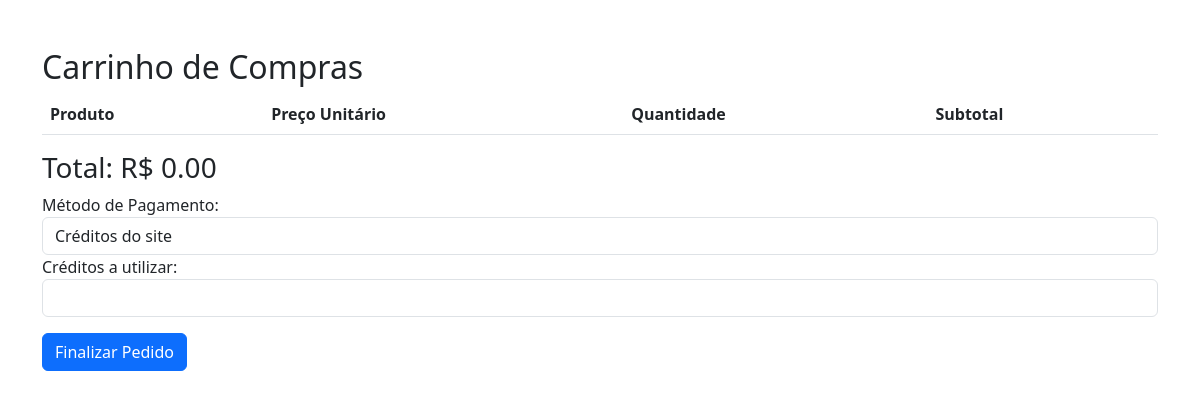
The app's page /carrinho (signed in), older data.
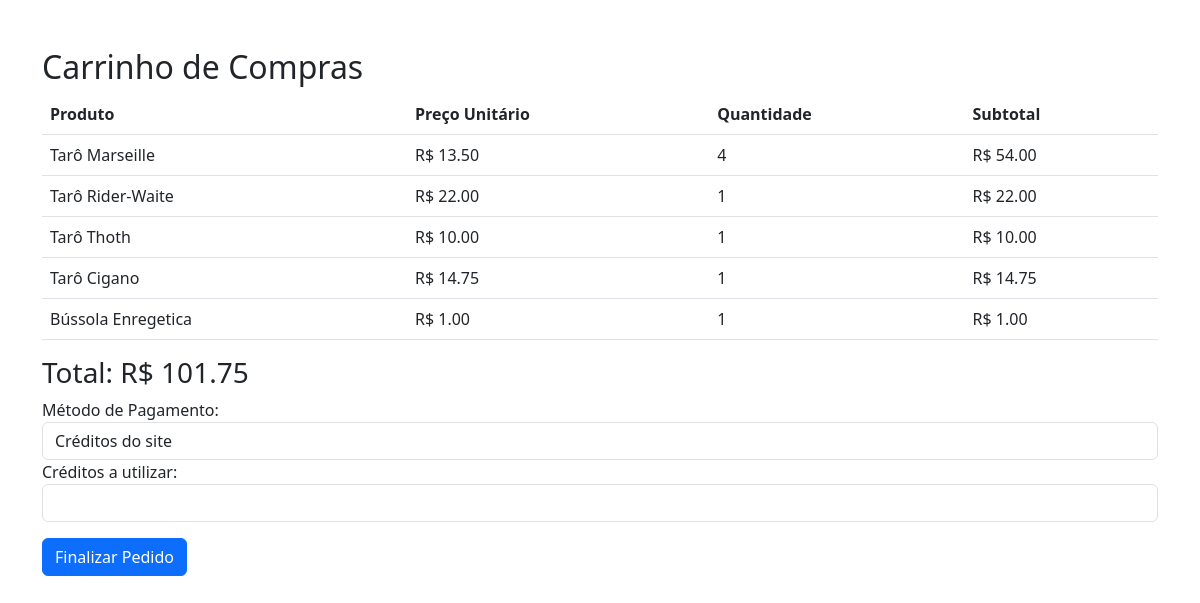
The same page, newer data.
### tables this page shows
CREATE TABLE "carrinho" (
	"id_carrinho"	INTEGER,
	"cpf_usuario"	TEXT NOT NULL,
	"id_produto"	INTEGER NOT NULL,
	"quantidade"	INTEGER NOT NULL DEFAULT 1,
	PRIMARY KEY("id_carrinho"),
	FOREIGN KEY("cpf_usuario") REFERENCES "users"("cpf"),
	FOREIGN KEY("id_produto") REFERENCES "produtos"("id_produto")
);

CREATE TABLE "produtos" (
	"id_produto"	INTEGER NOT NULL UNIQUE,
	"nome_produto"	TEXT,
	"vlr_produto"	REAL,
	"descricao_produto"	TEXT,
	"imagem_produto"	TEXT, link TEXT,
	PRIMARY KEY("id_produto" AUTOINCREMENT)
);

### app.py (the view)
@app.route('/carrinho', methods=['GET', 'POST'])
def carrinho():
    if 'user' not in session:
        flash('Por favor, faça login primeiro.', 'danger')
        return redirect(url_for('login'))
    conn = sqlite3.connect('main.db')
    cursor = conn.cursor()
    cpf = session['user']
    cursor.execute("""
        SELECT c.id_produto, p.nome_produto, p.vlr_produto, c.quantidade, (p.vlr_produto * c.quantidade) AS subtotal
        FROM carrinho c
        JOIN produtos p ON c.id_produto = p.id_produto
        WHERE c.cpf_usuario = ?
    """, (cpf,))
    itens_carrinho = cursor.fetchall()
    total = sum(item[4] for item in itens_carrinho)
    conn.close()
    return render_template('carrinho.html', itens_carrinho=itens_carrinho, total=total)

### templates/carrinho.html (shortened to what this page needs)
{% extends 'base.html' %}
{% block content %}
<div class="container mt-5">
    <h2>Carrinho de Compras</h2>
    <table class="table">
        <thead>
            <tr>
                <th>Produto</th>
                <th>Preço Unitário</th>
                <th>Quantidade</th>
                <th>Subtotal</th>
            </tr>
        </thead>
        <tbody>
            {% for item in itens_carrinho %}
            <tr>
                <td>{{ item[1] }}</td>
                <td>R$ {{ "%.2f"|format(item[2]) }}</td>
                <td>{{ item[3] }}</td>
                <td>R$ {{ "%.2f"|format(item[4]) }}</td>
            </tr>
            {% endfor %}
        </tbody>
    </table>
    <h3>Total: R$ {{ "%.2f"|format(total) }}</h3>
    <form method="POST" action="{{ url_for('finalizar_pedido') }}">
        <label for="metodo_pagamento">Método de Pagamento:</label>
        <select name="metodo_pagamento" class="form-control" required>
            <option value="creditos">Créditos do site</option>
        </select>
        <label for="creditos_utilizados">Créditos a utilizar:</label>
        <input type="number" step="0.01" max="{{ qt_coins }}" name="creditos_utilizados" class="form-control">
        <button type="submit" class="btn btn-primary mt-3">Finalizar Pedido</button>
    </form>
</div>
{% endblock %}

### templates/base.html (shortened to what this page needs)
<!DOCTYPE html>
<html lang="en">
<head>
    <link href="https://cdn.jsdelivr.net/npm/bootstrap@5.3.0/dist/css/bootstrap.min.css" rel="stylesheet">
    <link rel="stylesheet" href="{{ url_for('static', filename='css/styles.css') }}">
</head>
<body>
    {% block content %}{% endblock %}
</body>
</html>

Row changes from the older to the newer data that the page shows:
added carrinho: nome_produto "Tarô Marseille", quantidade "4", item "54.00"
now on this page (row unchanged): produtos: vlr_produto "13.50"
added carrinho: nome_produto "Tarô Rider-Waite", quantidade "1", item "22.00"
now on this page (row unchanged): produtos: vlr_produto "22.00"
added carrinho: nome_produto "Tarô Thoth", quantidade "1", item "10.00"
now on this page (row unchanged): produtos: vlr_produto "10.00"
added carrinho: nome_produto "Tarô Cigano", quantidade "1", item "14.75"
now on this page (row unchanged): produtos: vlr_produto "14.75"
added carrinho: nome_produto "Bússola Enregetica", quantidade "1", quantidade "1.00"
now on this page (row unchanged): produtos: vlr_produto "1.00"
Text that changed along with them:
{{ "%.2f"|format(total) }}: "0.00" → "101.75"
